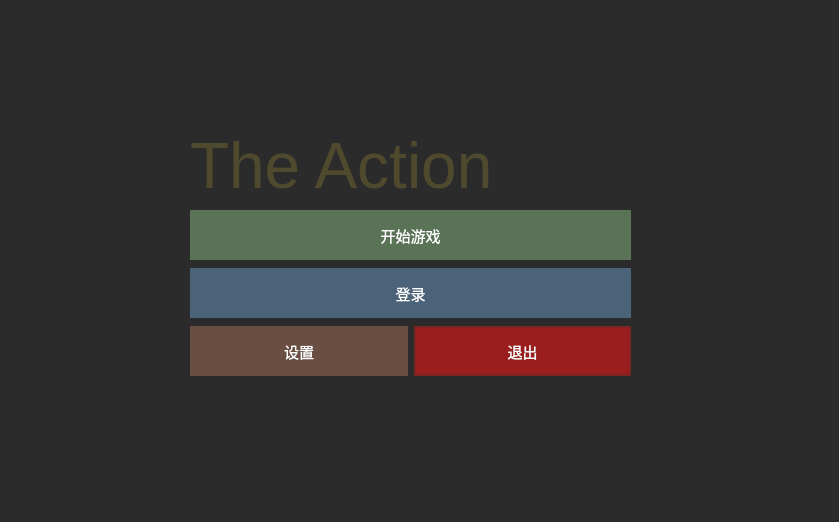
<?xml version="1.0" encoding="UTF-8"?>
<ui version="4.0">
 <class>MainWindow</class>
 <widget class="QMainWindow" name="MainWindow">
  <property name="geometry">
   <rect>
    <x>0</x>
    <y>0</y>
    <width>839</width>
    <height>522</height>
   </rect>
  </property>
  <property name="windowTitle">
   <string>MainWindow</string>
  </property>
  <property name="styleSheet">
   <string notr="true">background-color: rgb(43, 43, 43); /* 红色背景 */</string>
  </property>
  <widget class="QWidget" name="centralwidget">
   <widget class="QWidget" name="verticalLayoutWidget">
    <property name="geometry">
     <rect>
      <x>190</x>
      <y>-50</y>
      <width>441</width>
      <height>431</height>
     </rect>
    </property>
    <layout class="QVBoxLayout" name="verticalLayout">
     <item>
      <widget class="QLabel" name="banner">
       <property name="enabled">
        <bool>true</bool>
       </property>
       <property name="sizePolicy">
        <sizepolicy hsizetype="Preferred" vsizetype="Expanding">
         <horstretch>0</horstretch>
         <verstretch>0</verstretch>
        </sizepolicy>
       </property>
       <property name="maximumSize">
        <size>
         <width>16777215</width>
         <height>250</height>
        </size>
       </property>
       <property name="font">
        <font>
         <pointsize>48</pointsize>
        </font>
       </property>
       <property name="styleSheet">
        <string notr="true">QLabel {
    color: rgb(79, 74, 45)
}</string>
       </property>
       <property name="text">
        <string>The Action</string>
       </property>
       <property name="alignment">
        <set>Qt::AlignBottom|Qt::AlignLeading|Qt::AlignLeft</set>
       </property>
      </widget>
     </item>
     <item>
      <widget class="QPushButton" name="pushButton_2">
       <property name="enabled">
        <bool>false</bool>
       </property>
       <property name="sizePolicy">
        <sizepolicy hsizetype="Preferred" vsizetype="Preferred">
         <horstretch>0</horstretch>
         <verstretch>0</verstretch>
        </sizepolicy>
       </property>
       <property name="minimumSize">
        <size>
         <width>0</width>
         <height>50</height>
        </size>
       </property>
       <property name="maximumSize">
        <size>
         <width>16777215</width>
         <height>50</height>
        </size>
       </property>
       <property name="styleSheet">
        <string notr="true">QPushButton {
    font-family: &quot;Calibri&quot;, &quot;Arial&quot;;
    font-size: 15px;
    color: rgb(255, 255, 255);
    border: 2px solid rgb(90, 115, 87);
    background-color: rgb(90, 115, 87);
    padding: 5px;
}

QPushButton:hover {
    border-color: rgb(109, 130, 106);
    background-color: rgb(109, 130, 106);
}

QPushButton:pressed {
    color: rgb(230, 230, 230);
    border-color: rgb(98, 123, 89);
    background-color: rgb(82, 107, 79);
}</string>
       </property>
       <property name="text">
        <string>开始游戏</string>
       </property>
      </widget>
     </item>
     <item>
      <widget class="QPushButton" name="pushButton">
       <property name="sizePolicy">
        <sizepolicy hsizetype="Minimum" vsizetype="Fixed">
         <horstretch>0</horstretch>
         <verstretch>0</verstretch>
        </sizepolicy>
       </property>
       <property name="minimumSize">
        <size>
         <width>0</width>
         <height>50</height>
        </size>
       </property>
       <property name="maximumSize">
        <size>
         <width>16777215</width>
         <height>50</height>
        </size>
       </property>
       <property name="styleSheet">
        <string notr="true">QPushButton {
    font-family: &quot;Calibri&quot;, &quot;Arial&quot;;
    font-size: 15px;
    color: rgb(255, 255, 255);
    border: 2px solid rgb(74, 99, 120);
    background-color: rgb(74, 99, 120);
    padding: 5px;
}

QPushButton:hover {
    border-color: rgb(94, 122, 142);
    background-color: rgb(94, 122, 142);
}

QPushButton:pressed {
    color: rgb(230, 230, 230);
    border-color: rgb(67, 89, 108);
    background-color: rgb(59, 79, 98);
}</string>
       </property>
       <property name="text">
        <string>登录</string>
       </property>
      </widget>
     </item>
     <item>
      <layout class="QHBoxLayout" name="horizontalLayout">
       <item>
        <widget class="QPushButton" name="pushButton_4">
         <property name="sizePolicy">
          <sizepolicy hsizetype="Preferred" vsizetype="Preferred">
           <horstretch>0</horstretch>
           <verstretch>0</verstretch>
          </sizepolicy>
         </property>
         <property name="minimumSize">
          <size>
           <width>0</width>
           <height>50</height>
          </size>
         </property>
         <property name="maximumSize">
          <size>
           <width>16777215</width>
           <height>50</height>
          </size>
         </property>
         <property name="styleSheet">
          <string notr="true">QPushButton {
    font-family: &quot;Calibri&quot;, &quot;Arial&quot;;
    font-size: 15px;
    color: rgb(255, 255, 255);
    border: 2px solid rgb(106, 78, 66);
    background-color: rgb(106, 78, 66);
    padding: 5px;
}

QPushButton:hover {
    border-color: rgb(126, 98, 88);
    background-color: rgb(126, 98, 88);
}

QPushButton:pressed {
    color: rgb(230, 230, 230);
    border-color: rgb(96, 70, 60);
    background-color: rgb(85, 62, 54);
}</string>
         </property>
         <property name="text">
          <string>设置</string>
         </property>
        </widget>
       </item>
       <item>
        <widget class="QPushButton" name="pushButton_3">
         <property name="sizePolicy">
          <sizepolicy hsizetype="Preferred" vsizetype="Preferred">
           <horstretch>0</horstretch>
           <verstretch>0</verstretch>
          </sizepolicy>
         </property>
         <property name="minimumSize">
          <size>
           <width>0</width>
           <height>50</height>
          </size>
         </property>
         <property name="maximumSize">
          <size>
           <width>16777215</width>
           <height>50</height>
          </size>
         </property>
         <property name="styleSheet">
          <string notr="true">QPushButton {
    font-family: &quot;Calibri&quot;, &quot;Arial&quot;; /* 字体名称 */
    font-size: 15px; /* 字体大小 */
    color: rgb(255, 255, 255); /* 默认字体颜色 */
    border-width: 2px; /* 边框宽度 */
    border-color: rgb(128, 35, 35); /* 默认边框颜色 */
    background-color: rgb(155, 30, 30); /* 默认背景颜色 */
    border-style: solid; /* 边框样式 */
    padding: 5px; /* 按钮的内边距 */
}

QPushButton:hover {
    border-color: rgb(180, 50, 50); /* 鼠标悬停时的边框颜色 */
    background-color: rgb(175, 45, 45); /* 鼠标悬停时的背景颜色 */
}

QPushButton:pressed {
    color: rgb(245, 245, 245); /* 按钮按下时的字体颜色 */
    border-color: rgb(115, 22, 22); /* 按钮按下时的边框颜色 */
    background-color: rgb(140, 25, 25); /* 按钮按下时的背景颜色 */
}</string>
         </property>
         <property name="text">
          <string>退出</string>
         </property>
        </widget>
       </item>
      </layout>
     </item>
    </layout>
   </widget>
  </widget>
  <widget class="QStatusBar" name="statusbar"/>
 </widget>
 <resources/>
 <connections/>
</ui>
